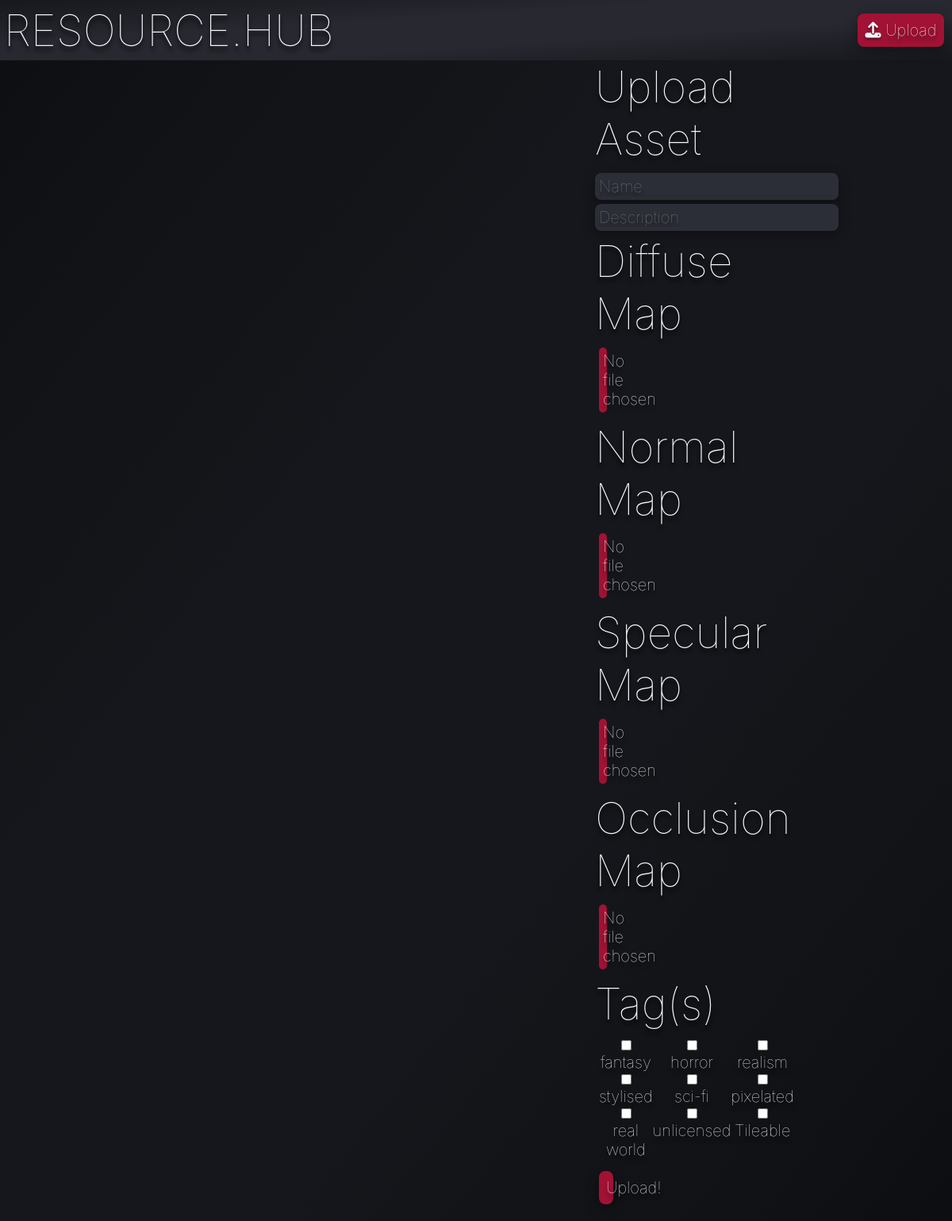
Screenshot of /upload with the database file from the repository.
### tables this page shows
CREATE TABLE Tag (ID INTEGER PRIMARY KEY, name TEXT, icon TEXT);

### app.py (the view, shortened to what this page needs)
@app.route('/upload', methods=["GET", "POST"])
def upload():
    if request.method == "GET":
        tags = query("SELECT id, name FROM Tag")
        return render_template('upload.html', show_navbar=False, tags=tags)

### app.py (called while the page is built)
def query(query, param=(), commit=False):
    with sqlite3.connect("database.db") as conn:
        cur = conn.cursor()
        cur.execute(query, param)
        if commit:
            conn.commit()
            return cur.lastrowid
        else:
            return cur.fetchall()

### templates/upload.html (shortened to what this page needs)
{% extends "template.html" %}
{% block content %}
<form action="/upload" method="post" enctype="multipart/form-data">
    <div class="vertical_align" style="margin: 0px 750px 0px 750px; gap: 5px;">
            <h1>Upload Asset</h1>
            <div>
                <input class="search" type="text" name="name" placeholder="Name">
            </div>
            <div>
                <input class="search" type="text" name="description" placeholder="Description">
            </div>
            <h1>Diffuse Map</h1>
            <label class="upload-file">
                <span id="diffuse-file-name">No file chosen</span>
            </label>
            <h1>Normal Map</h1>
            <label class="upload-file">
                <span id="normal-file-name">No file chosen</span>
            </label>
            <h1>Specular Map</h1>
            <label class="upload-file">
                <span id="specular-file-name">No file chosen</span>
            </label>
            <h1>Occlusion Map</h1>
            <label class="upload-file">
                <span id="occlusion-file-name">No file chosen</span>
            </label>
            <h1>Tag(s)</h1>
            <div class="grid-3">
                {% for tag in tags %}
                <div>
                    <input class="selectable_button" type="checkbox" name="tags" value="{{ tag[0] }}">
                    <h2>{{ tag[1] }}</h2>
                </div>
                {% endfor %}
            </div>
            <button type="submit" class="button">Upload!</button>
    </div>
</form>
{% endblock %}

### templates/template.html (shortened to what this page needs)
<html lang="en">
    <head>
        <link rel="stylesheet" href="/static/style.css">
        <link rel="stylesheet" href="https://cdnjs.cloudflare.com/ajax/libs/font-awesome/6.4.0/css/all.min.css" />
    </head>
    <body>
        <div class="header">
            <div class="title-container">
                <a class="header-link" href="/">RESOURCE.HUB</a>
                <a class="button" href="/upload" ><i class="fa-solid fa-upload"></i> Upload</a>
            </div>
        </div>
        {% block content %}
        {% endblock %}
    </body>
</html>

### static/style.css (style rules this page uses)
:root { --primary-color: #18191F; --secondary-color: #2C2E37; --accent-color: #a21234; --primary-font-color: #F2F8FB; --secondary-font-color: #18191F; --shadow-color: black; --font-family: 'inter', sans-serif; --border-radius: 8px; --margin: 5px; --padding: 5px; --small-font-size: 16px; --medium-font-size: 20px; --large-font-size: 55px; }
* { font-family: var(--font-family); font-weight: 100; text-decoration: none; text-shadow: 0 5px 5px rgba(0, 0, 0, 1); color: var(--primary-font-color); }
body { background-image: linear-gradient(to right bottom, #0d0e11, #101114, #121317, #141519, #16171c, #16171c, #16171c, #16171c, #141519, #121317, #101114, #0d0e11); margin: 0px; }
input { background-color: var(--primary-color); border-style: none; font-size: var(--medium-font-size); border-radius: var(--border-radius); padding: var(--padding); }
.vertical_align { display: flex; flex-direction: column; justify-content: top; text-align: center; margin: var(--margin) }
.grid-3 { text-align: center; display: grid; grid-template-columns: 1fr 1fr 1fr; margin: var(--margin); }
.button { font-size: var(--medium-font-size); color: var(--primary-font-color); border: 4px solid var(--accent-color); border-radius: var(--border-radius); padding: var(--padding); margin: var(--margin); background-color: var(--accent-color); text-align: center; transition-duration: 0.3s; box-shadow: 0 5px 15px rgba(0, 0, 0, 0.35); }
.upload-file { display: inline-block; font-size: var(--medium-font-size); color: var(--primary-font-color); border-radius: var(--border-radius); background-color: var(--accent-color); padding: var(--padding); margin: var(--margin); cursor: pointer; text-align: center; }
h1 { margin: 0px; font-size: var(--large-font-size) }
h2 { margin: 0px; font-size: var(--medium-font-size); }
.header { padding: var(--padding); background-image: linear-gradient(to right bottom, #17181d, #1b1c22, #1f2026, #23242b, #272830, #272830, #272830, #272830, #23242b, #1f2026, #1b1c22, #17181d); }
.title-container { display: grid; grid-template-columns: 9fr 1fr; justify-content: center; align-items: center; }
.header-link { font-size: var(--large-font-size); }
i { text-shadow: 0 2px 3px rgba(0, 0, 0, 0.5); }
.search { background-color: var(--secondary-color); box-shadow: 0 5px 15px rgba(0, 0, 0, 0.35); }

### rows the page displays
Tag: name "fantasy"
Tag: name "horror"
Tag: name "realism"
Tag: name "stylised"
Tag: name "sci-fi"
Tag: name "pixelated"
Tag: name "real world"
Tag: name "unlicensed"
Tag: name "Tileable"
